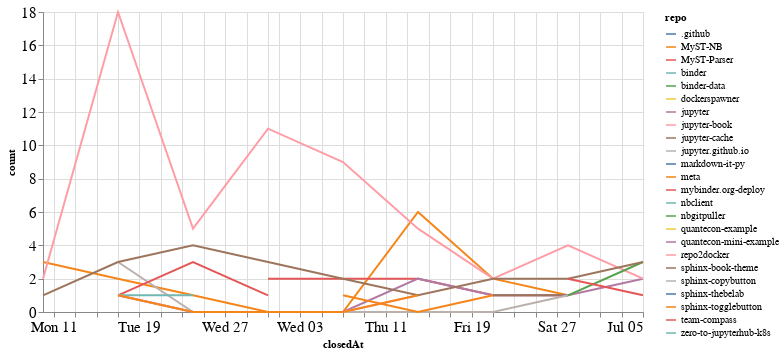

Here is the notebook cell this chart was saved with:
### Code cell
closed_by_time = closed_by.groupby('repo').resample('W', on='closedAt').count()['author'].reset_index()
closed_by_time = closed_by_time.rename(columns={'author': 'count'})

alt.Chart(closed_by_time, width=600).mark_line().encode(
    x='closedAt',
    y='count',
    color='repo',
    tooltip="repo"
)

### Figure 1 — Vega-Lite specification as saved in the notebook (floating-point values rounded to 4 significant figures)
{"config": {"axisLeft": {"labelFontSize": 15}, "axisBottom": {"labelFontSize": 15}}, "data": {"name": "data-0b5580f237421d0bd7f1cad02a65d05b"}, "mark": "line", "encoding": {"color": {"type": "nominal", "field": "repo"}, "tooltip": {"type": "nominal", "field": "repo"}, "x": {"type": "temporal", "field": "closedAt"}, "y": {"type": "quantitative", "field": "count"}}, "width": 600, "$schema": "https://vega.github.io/schema/vega-lite/v4.8.1.json", "datasets": {"data-0b5580f237421d0bd7f1cad02a65d05b": [{"repo": ".github", "closedAt": "2020-07-05T00:00:00", "count": 1}, {"repo": "MyST-NB", "closedAt": "2020-05-10T00:00:00", "count": 3}, {"repo": "MyST-NB", "closedAt": "2020-05-17T00:00:00", "count": 2}, {"repo": "MyST-NB", "closedAt": "2020-05-24T00:00:00", "count": 1}, {"repo": "MyST-NB", "closedAt": "2020-05-31T00:00:00", "count": 0}, {"repo": "MyST-NB", "closedAt": "2020-06-07T00:00:00", "count": 0}, {"repo": "MyST-NB", "closedAt": "2020-06-14T00:00:00", "count": 6}, {"repo": "MyST-NB", "closedAt": "2020-06-21T00:00:00", "count": 2}, {"repo": "MyST-NB", "closedAt": "2020-06-28T00:00:00", "count": 1}, {"repo": "MyST-Parser", "closedAt": "2020-05-31T00:00:00", "count": 2}, {"repo": "MyST-Parser", "closedAt": "2020-06-07T00:00:00", "count": 2}, {"repo": "MyST-Parser", "closedAt": "2020-06-14T00:00:00", "count": 2}, {"repo": "MyST-Parser", "closedAt": "2020-06-21T00:00:00", "count": 1}, {"repo": "MyST-Parser", "closedAt": "2020-06-28T00:00:00", "count": 1}, {"repo": "binder", "closedAt": "2020-06-28T00:00:00", "count": 1}, {"repo": "binder-data", "closedAt": "2020-06-21T00:00:00", "count": 1}, {"repo": "dockerspawner", "closedAt": "2020-06-28T00:00:00", "count": 2}, {"repo": "jupyter", "closedAt": "2020-05-17T00:00:00", "count": 1}, {"repo": "jupyter", "closedAt": "2020-05-24T00:00:00", "count": 0}, {"repo": "jupyter", "closedAt": "2020-05-31T00:00:00", "count": 0}, {"repo": "jupyter", "closedAt": "2020-06-07T00:00:00", "count": 0}, {"repo": "jupyter", "closedAt": "2020-06-14T00:00:00", "count": 2}, {"repo": "jupyter", "closedAt": "2020-06-21T00:00:00", "count": 1}, {"repo": "jupyter", "closedAt": "2020-06-28T00:00:00", "count": 1}, {"repo": "jupyter", "closedAt": "2020-07-05T00:00:00", "count": 2}, {"repo": "jupyter-book", "closedAt": "2020-05-10T00:00:00", "count": 2}, {"repo": "jupyter-book", "closedAt": "2020-05-17T00:00:00", "count": 18}, {"repo": "jupyter-book", "closedAt": "2020-05-24T00:00:00", "count": 5}, {"repo": "jupyter-book", "closedAt": "2020-05-31T00:00:00", "count": 11}, {"repo": "jupyter-book", "closedAt": "2020-06-07T00:00:00", "count": 9}, {"repo": "jupyter-book", "closedAt": "2020-06-14T00:00:00", "count": 5}, {"repo": "jupyter-book", "closedAt": "2020-06-21T00:00:00", "count": 2}, {"repo": "jupyter-book", "closedAt": "2020-06-28T00:00:00", "count": 4}, {"repo": "jupyter-book", "closedAt": "2020-07-05T00:00:00", "count": 2}, {"repo": "jupyter-cache", "closedAt": "2020-06-21T00:00:00", "count": 1}, {"repo": "jupyter-cache", "closedAt": "2020-06-28T00:00:00", "count": 1}, {"repo": "jupyter.github.io", "closedAt": "2020-05-17T00:00:00", "count": 3}, {"repo": "jupyter.github.io", "closedAt": "2020-05-24T00:00:00", "count": 0}, {"repo": "jupyter.github.io", "closedAt": "2020-05-31T00:00:00", "count": 0}, {"repo": "jupyter.github.io", "closedAt": "2020-06-07T00:00:00", "count": 0}, {"repo": "jupyter.github.io", "closedAt": "2020-06-14T00:00:00", "count": 0}, {"repo": "jupyter.github.io", "closedAt": "2020-06-21T00:00:00", "count": 0}, {"repo": "jupyter.github.io", "closedAt": "2020-06-28T00:00:00", "count": 1}, {"repo": "markdown-it-py", "closedAt": "2020-05-10T00:00:00", "count": 1}, {"repo": "meta", "closedAt": "2020-06-07T00:00:00", "count": 1}, {"repo": "meta", "closedAt": "2020-06-14T00:00:00", "count": 0}, {"repo": "meta", "closedAt": "2020-06-21T00:00:00", "count": 1}, {"repo": "mybinder.org-deploy", "closedAt": "2020-05-17T00:00:00", "count": 1}, {"repo": "mybinder.org-deploy", "closedAt": "2020-05-24T00:00:00", "count": 3}, {"repo": "mybinder.org-deploy", "closedAt": "2020-05-31T00:00:00", "count": 1}, {"repo": "nbclient", "closedAt": "2020-05-17T00:00:00", "count": 1}, {"repo": "nbclient", "closedAt": "2020-05-24T00:00:00", "count": 1}, {"repo": "nbgitpuller", "closedAt": "2020-06-28T00:00:00", "count": 1}, {"repo": "nbgitpuller", "closedAt": "2020-07-05T00:00:00", "count": 3}, {"repo": "quantecon-example", "closedAt": "2020-05-17T00:00:00", "count": 1}, {"repo": "quantecon-mini-example", "closedAt": "2020-06-21T00:00:00", "count": 1}, {"repo": "repo2docker", "closedAt": "2020-05-17T00:00:00", "count": 1}, {"repo": "repo2docker", "closedAt": "2020-05-24T00:00:00", "count": 0}, {"repo": "repo2docker", "closedAt": "2020-05-31T00:00:00", "count": 0}, {"repo": "repo2docker", "closedAt": "2020-06-07T00:00:00", "count": 0}, {"repo": "repo2docker", "closedAt": "2020-06-14T00:00:00", "count": 1}, {"repo": "sphinx-book-theme", "closedAt": "2020-05-10T00:00:00", "count": 1}, {"repo": "sphinx-book-theme", "closedAt": "2020-05-17T00:00:00", "count": 3}, {"repo": "sphinx-book-theme", "closedAt": "2020-05-24T00:00:00", "count": 4}, {"repo": "sphinx-book-theme", "closedAt": "2020-05-31T00:00:00", "count": 3}, {"repo": "sphinx-book-theme", "closedAt": "2020-06-07T00:00:00", "count": 2}, {"repo": "sphinx-book-theme", "closedAt": "2020-06-14T00:00:00", "count": 1}, {"repo": "sphinx-book-theme", "closedAt": "2020-06-21T00:00:00", "count": 2}, {"repo": "sphinx-book-theme", "closedAt": "2020-06-28T00:00:00", "count": 2}, {"repo": "sphinx-book-theme", "closedAt": "2020-07-05T00:00:00", "count": 3}, {"repo": "sphinx-copybutton", "closedAt": "2020-06-21T00:00:00", "count": 2}, {"repo": "sphinx-thebelab", "closedAt": "2020-07-05T00:00:00", "count": 3}, {"repo": "sphinx-togglebutton", "closedAt": "2020-05-17T00:00:00", "count": 1}, {"repo": "sphinx-togglebutton", "closedAt": "2020-05-24T00:00:00", "count": 0}, {"repo": "sphinx-togglebutton", "closedAt": "2020-05-31T00:00:00", "count": 0}, {"repo": "sphinx-togglebutton", "closedAt": "2020-06-07T00:00:00", "count": 0}, {"repo": "sphinx-togglebutton", "closedAt": "2020-06-14T00:00:00", "count": 1}, {"repo": "team-compass", "closedAt": "2020-06-28T00:00:00", "count": 2}, {"repo": "team-compass", "closedAt": "2020-07-05T00:00:00", "count": 1}, {"repo": "zero-to-jupyterhub-k8s", "closedAt": "2020-07-05T00:00:00", "count": 1}]}}
